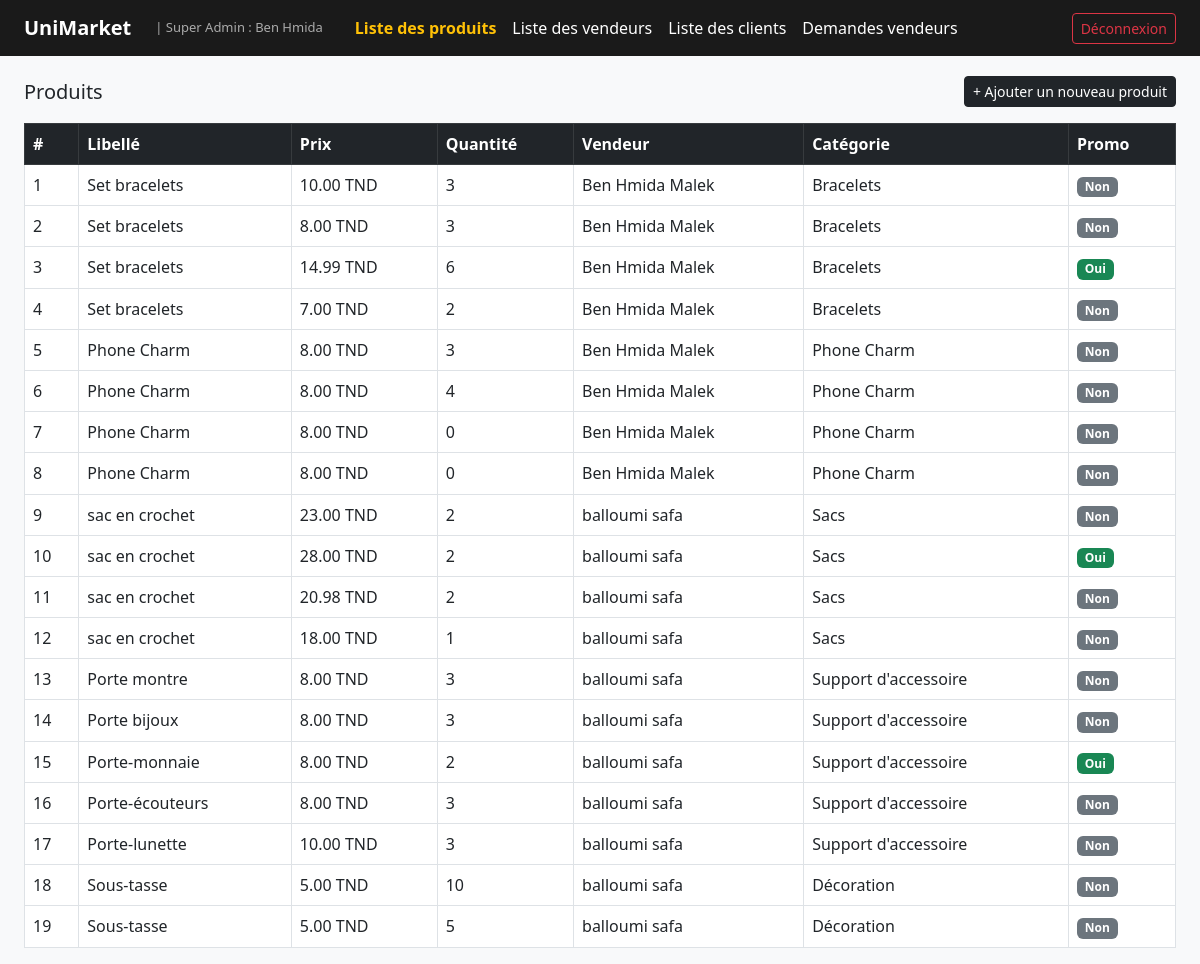
/controller/admin/dashboard.php (signed in), run on an earlier commit of the app's database.
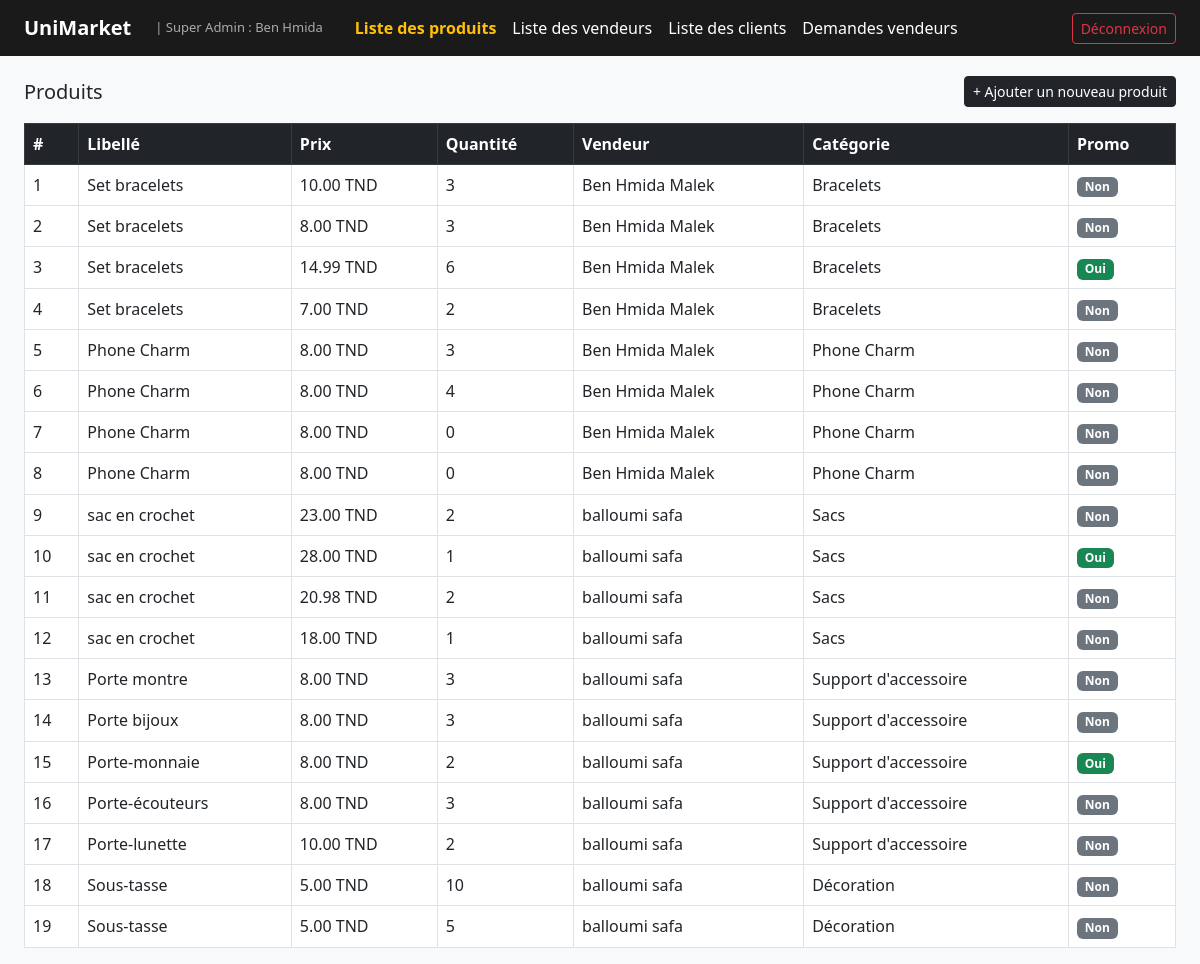
And on a later commit of the database.
### tables this page shows
CREATE TABLE `produit` (
  `id` int NOT NULL,
  `libelle` varchar(255) NOT NULL,
  `prix` decimal(10,2) NOT NULL,
  `quantite` int NOT NULL DEFAULT '0',
  `image` varchar(255) DEFAULT NULL,
  `description` text,
  `promo` tinyint(1) DEFAULT '0',
  `prix_promo` decimal(10,2) DEFAULT NULL,
  `id_proprietaire` int NOT NULL,
  `id_categorie` int DEFAULT NULL,
  `handmade` tinyint(1) DEFAULT '0',
  `nb_likes` int DEFAULT '0'
);

CREATE TABLE `user` (
  `id` int NOT NULL,
  `nom` varchar(50) NOT NULL,
  `prenom` varchar(50) NOT NULL,
  `tel` varchar(20) NOT NULL,
  `adresse` varchar(255) NOT NULL,
  `email` varchar(100) NOT NULL,
  `mot_de_passe` varchar(225) NOT NULL,
  `role` enum('admin','client','supadm') NOT NULL,
  `photo` varchar(255) DEFAULT NULL
);

CREATE TABLE `categorie` (
  `id` int NOT NULL,
  `nom` varchar(100) NOT NULL,
  `parent_id` int DEFAULT NULL
);

### controller/admin/dashboard.php (called while the page is built, shortened)
<?php
require_once __DIR__ . "/../../model/CRUD_produit.php";
$crud_produit = new CRUD_produit();
$produits = $crud_produit->getAll();
require_once __DIR__ . '/../../connexion.php';
$section = isset($_GET['section']) ? $_GET['section'] : 'produits';
include __DIR__ . "/../../view/admin/dashboard.php";

### connexion.php (called while the page is built)
<?php
class Connexion
{
    private $connexion;
    function __construct()
    {
        try {
            $dsn = "mysql:host=localhost;dbname=ppi";
            $username = 'root';
            $password = '';
            $this->connexion = new PDO($dsn, $username, $password);
        } catch (PDOException $e) {
            echo "Problème au niveau de la connexion!!! <br> erreur: " . $e->getMessage();
        }
    }
    public function getConnexion()
    {
        return $this->connexion;
    }
}

### model/CRUD_produit.php (called while the page is built, shortened)
<?php
require_once __DIR__ . '/../connexion.php';
class CRUD_produit {
    private $pdo;
    function __construct() {
        $con = new Connexion();
        $this->pdo = $con->getConnexion();
    }
    public function getAll($tri = 'defaut') {
        $order = match($tri) {
            'popularite' => 'ORDER BY p.nb_likes DESC',
            'recent'     => 'ORDER BY p.id DESC',
            'ancien'     => 'ORDER BY p.id ASC',
            'prix_asc'   => 'ORDER BY COALESCE(NULLIF(p.prix_promo,0), p.prix) ASC',
            'prix_desc'  => 'ORDER BY COALESCE(NULLIF(p.prix_promo,0), p.prix) DESC',
            default      => ''
        };
        $sql = "SELECT p.*, u.nom AS vendeur_nom, u.prenom AS vendeur_prenom, c.nom AS categorie
                FROM produit p
                LEFT JOIN user u ON p.id_proprietaire = u.id
                LEFT JOIN categorie c ON p.id_categorie = c.id
                $order";
        $stmt = $this->pdo->prepare($sql);
        $stmt->execute();
        return $stmt->fetchAll(PDO::FETCH_ASSOC);
    }
}
?>

### view/admin/dashboard.php (the view, shortened to what this page needs)
<!DOCTYPE html>
<html lang="fr">
<head>
    <link href="https://cdn.jsdelivr.net/npm/bootstrap@5.3.0/dist/css/bootstrap.min.css" rel="stylesheet">
</head>
<body>
<nav class="navbar navbar-expand-lg navbar-admin fixed-top px-4">
    <a class="navbar-brand fw-bold" href="#">UniMarket</a>
    <span class="text-muted ms-2" style="color:#aaa !important; font-size:13px;">
        | Super Admin : <?= htmlspecialchars($_SESSION['user_nom']) ?>
    </span>
    <div class="collapse navbar-collapse ms-4">
        <ul class="navbar-nav me-auto">
            <li class="nav-item">
                <a class="nav-link <?= $section === 'produits' ? 'active-section' : '' ?>"
                   href="?section=produits"> Liste des produits</a>
            </li>
            <li class="nav-item">
                <a class="nav-link <?= $section === 'vendeurs' ? 'active-section' : '' ?>"
                   href="?section=vendeurs"> Liste des vendeurs</a>
            </li>
            <li class="nav-item">
                <a class="nav-link <?= $section === 'clients' ? 'active-section' : '' ?>"
                   href="?section=clients"> Liste des clients</a>
            </li>
            <li class="nav-item">
                <a class="nav-link <?= $section === 'demandes' ? 'active-section' : '' ?>"
                   href="?section=demandes">
                    Demandes vendeurs
                </a>
            </li>
        </ul>
        <a href="/controller/user/logout.php" class="btn btn-outline-danger btn-sm">Déconnexion</a>
    </div>
</nav>
<div class="container-fluid px-4 mt-3">
    <div id="section-produits" class="table-section <?= $section === 'produits' ? 'active' : '' ?>">
        <div class="d-flex justify-content-between align-items-center mb-3">
            <h5 class="mb-0">Produits</h5>
            <a href="/controller/admin/add_produit.php" class="btn btn-dark btn-sm">+ Ajouter un nouveau produit</a>
        </div>
        <?php if (empty($produits)): ?>
            <div class="alert alert-info">Aucun produit disponible pour le moment.</div>
        <?php else: ?>
        <table class="table table-bordered table-hover bg-white">
            <thead class="table-dark">
                <tr><th>#</th><th>Libellé</th><th>Prix</th><th>Quantité</th><th>Vendeur</th><th>Catégorie</th><th>Promo</th></tr>
            </thead>
            <tbody>
                <?php foreach ($produits as $p): ?>
                <tr>
                    <td><?= $p['id'] ?></td>
                    <td><?= htmlspecialchars($p['libelle']) ?></td>
                    <td><?= $p['prix'] ?> TND</td>
                    <td><?= $p['quantite'] ?></td>
                    <td><?= htmlspecialchars($p['vendeur_nom'] . ' ' . $p['vendeur_prenom']) ?></td>
                    <td><?= htmlspecialchars($p['categorie'] ?? '-') ?></td>
                    <td><?= $p['promo'] ? '<span class="badge bg-success">Oui</span>' : '<span class="badge bg-secondary">Non</span>' ?></td>
                </tr>
                <?php endforeach; ?>
            </tbody>
        </table>
        <?php endif; ?>
    </div>
</div>
</body>
</html>

What changed in the data, as far as the page shows it:
changed produit id 10: quantite "2" → "1"
changed produit "Porte-lunette": quantite "3" → "2"
